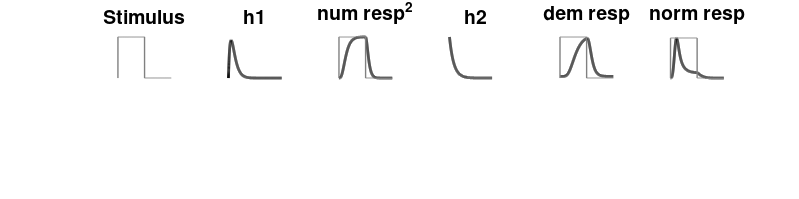

Source code (MATLAB):

% -- Visualize model components

stimdur         = 1;

numTRs          = 11;
x_data          = 0:1:numTRs-1; 
samples         = 1000;
dt              = 1/samples; % in s

finer_t         = 0:1:4*samples; % model out to 4s (max duration is 1.6s)
t_length        = numTRs * samples;

normSum         = @(x) x./sum(x(:));

% Model parameters
tau             = 0.1;
sigma           = 0.2;
gain            = 1;
p1              = 4;
p2              = 7;
w               = 0.5;
n               = 2; % fixed to 2
tau2            = 0.2;

gray = repmat(0.5, [1,3]);

projectDir = fileparts(pwd);
figDir     = fullfile(projectDir, 'figures', 'modelSchematic');
if ~exist(figDir, 'dir'), mkdir(figDir); end

%%
fig = figure('Color', [1 1 1], 'Position', [30 300 800 200]);
set(fig,'Units', 'Pixels', 'PaperPositionMode','Auto','PaperUnits','points','PaperSize',[800 390])

%Stimulus sequence
stimSeq         = finer_t > 0 & finer_t <= stimdur * samples;

subplot(2,6,1)
plot(finer_t, stimSeq, 'Color', gray, 'LineWidth', 1)
box off; axis off
xlim([0 2*samples])
title('Stimulus', 'FontSize', 14)

% set up h1, the impulse response function
h1_t            = x_data(1):dt:2;
h1              = gampdf(h1_t, 2, tau); % assume weight = 0;
h1              = normSum(h1);

subplot(2,6,2)
plot(h1, 'k', 'LineWidth', 2)
box off; axis off
xlim([0 2*samples])
title('h1', 'FontSize', 14)

% convolve with irf to create neural predictions
linResp         = conv(stimSeq, h1, 'full');
linResp         = linResp(1:length(finer_t));
numResp         = abs(linResp).^n;

subplot(2,6,3)
plot(finer_t, numResp, 'k', 'LineWidth', 2)
hold on,
plot(finer_t, stimSeq, 'Color', gray, 'LineWidth', 1)
box off; axis off
xlim([0 2*samples])
title('num resp^2', 'FontSize', 14)

% convolve with delayed response
h2_t = x_data(1):dt:2;
h2              = normSum(exp(-h2_t / tau2));
poolResp        = conv(numResp, h2, 'full');
poolResp        = poolResp(1:length(finer_t));
demResp         = sigma.^n + abs(poolResp).^n;

subplot(2,6,4)
plot(h2, 'k', 'LineWidth', 2)
box off; axis off
% xlim([0 2*samples])
title('h2', 'FontSize', 14)

subplot(2,6,5)
plot(finer_t, demResp, 'k', 'LineWidth', 2)
hold on,
plot(finer_t, stimSeq, 'Color', gray, 'LineWidth', 1)
box off; axis off
xlim([0 2*samples])
title('dem resp', 'FontSize', 14)

% normalization response
normResp        = numResp ./ demResp;

subplot(2,6,6)
plot(normResp, 'k', 'LineWidth', 2)
hold on,
plot(finer_t, stimSeq * max(normResp), 'Color', gray, 'LineWidth', 1)
xlim([0 2*samples])
box off; axis off
title('norm resp', 'FontSize', 14)

print(gcf, fullfile(figDir, sprintf('delayedNormalization_modelSchematic')), '-dpdf')

